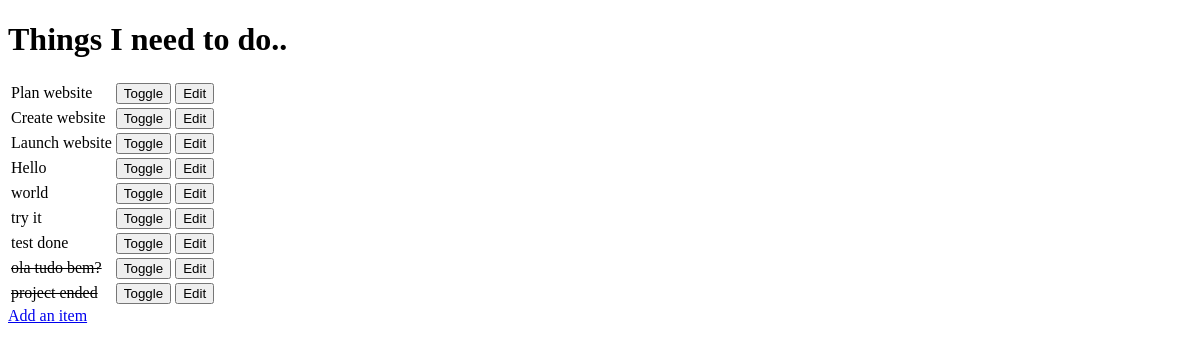
Before: / with the older database file.
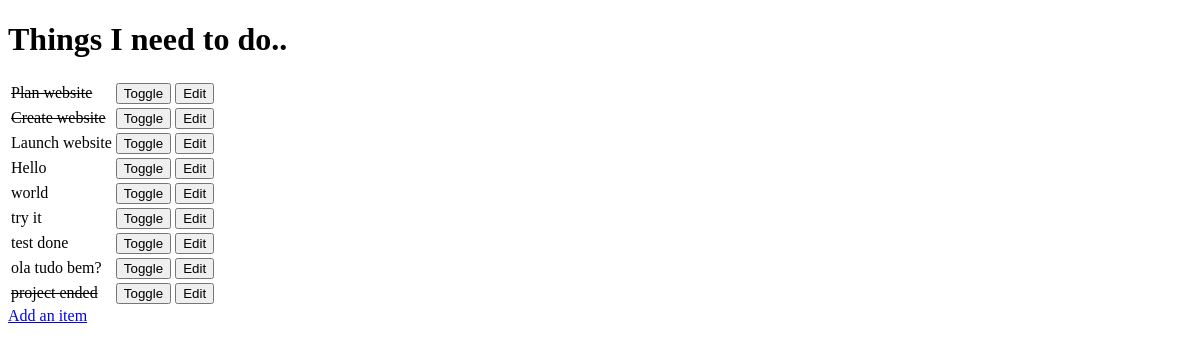
After: the same page with the newer database file.
### todo/models.py (models this page shows, shortened)
class Item(models.Model):
    name = models.CharField(max_length=30, blank=False)
    done = models.BooleanField(blank=False, default=False)

### todo/views.py (the view)
# urls.py: url(r'^$', get_todo_list),
def get_todo_list(request):
    results = Item.objects.all()
    return render(request, "todo_list.html", {
        'items': results
    })

### todo/templates/todo_list.html (shortened to what this page needs)
<!DOCTYPE html>
<html lang="en">
<head>
</head>
<body>
    <h1>Things I need to do..</h1>
<table>
{% for item in items %}
<tr>
    {% if item.done %}
    <td>
      <strike>{{item.name}}</strike>
    </td>
    {% else %}
    <td>
        {{item.name}}
      </td>
    {% endif %}
      <td>
          <form method="POST" action="toggle/{{item.id}}">
        <input type="submit" value="Toggle">
        </form>
      </td>
      <td>
          <form method="GET" action="edit/{{item.id}}" > <input type="submit" value="Edit"></form>
      </td>
</tr>
{% empty %}
<p>You have nothing to do.</p>
{% endfor %}
</table>
<a href="add">Add an item</a>
</body>
</html>

Changed rows visible on the page:
changed Item "Plan website": done False → True (drawn)
changed Item "Create website": done False → True (drawn)
changed Item "ola tudo bem?": done True → False (drawn)
